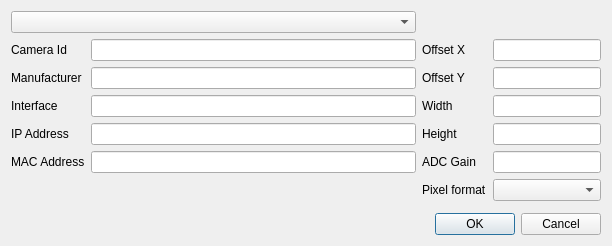
<?xml version="1.0" encoding="UTF-8"?>
<ui version="4.0">
 <class>CameraDialog</class>
 <widget class="QDialog" name="CameraDialog">
  <property name="geometry">
   <rect>
    <x>0</x>
    <y>0</y>
    <width>612</width>
    <height>246</height>
   </rect>
  </property>
  <property name="windowTitle">
   <string>JAI camera settings</string>
  </property>
  <layout class="QGridLayout" name="gridLayout" columnstretch="1,0">
   <item row="0" column="0">
    <widget class="QComboBox" name="cameraComboBox"/>
   </item>
   <item row="2" column="0" colspan="2">
    <widget class="QDialogButtonBox" name="buttonBox">
     <property name="standardButtons">
      <set>QDialogButtonBox::Cancel|QDialogButtonBox::Ok</set>
     </property>
    </widget>
   </item>
   <item row="1" column="0">
    <layout class="QFormLayout" name="formLayout">
     <property name="fieldGrowthPolicy">
      <enum>QFormLayout::AllNonFixedFieldsGrow</enum>
     </property>
     <item row="0" column="0">
      <widget class="QLabel" name="cameraIdLabel">
       <property name="text">
        <string>Camera Id</string>
       </property>
       <property name="buddy">
        <cstring>cameraIdLineEdit</cstring>
       </property>
      </widget>
     </item>
     <item row="1" column="0">
      <widget class="QLabel" name="manufacturerLabel">
       <property name="text">
        <string>Manufacturer</string>
       </property>
       <property name="buddy">
        <cstring>manufacturerLineEdit</cstring>
       </property>
      </widget>
     </item>
     <item row="1" column="1">
      <widget class="QLineEdit" name="manufacturerLineEdit">
       <property name="readOnly">
        <bool>true</bool>
       </property>
      </widget>
     </item>
     <item row="2" column="0">
      <widget class="QLabel" name="interfaceLabel">
       <property name="text">
        <string>Interface</string>
       </property>
       <property name="buddy">
        <cstring>interfaceLineEdit</cstring>
       </property>
      </widget>
     </item>
     <item row="2" column="1">
      <widget class="QLineEdit" name="interfaceLineEdit">
       <property name="readOnly">
        <bool>true</bool>
       </property>
      </widget>
     </item>
     <item row="3" column="0">
      <widget class="QLabel" name="ipAddressLabel">
       <property name="text">
        <string>IP Address</string>
       </property>
       <property name="buddy">
        <cstring>ipAddressLineEdit</cstring>
       </property>
      </widget>
     </item>
     <item row="3" column="1">
      <widget class="QLineEdit" name="ipAddressLineEdit">
       <property name="readOnly">
        <bool>true</bool>
       </property>
      </widget>
     </item>
     <item row="4" column="0">
      <widget class="QLabel" name="macAddressLabel">
       <property name="text">
        <string>MAC Address</string>
       </property>
       <property name="buddy">
        <cstring>macAddressLineEdit</cstring>
       </property>
      </widget>
     </item>
     <item row="4" column="1">
      <widget class="QLineEdit" name="macAddressLineEdit">
       <property name="readOnly">
        <bool>true</bool>
       </property>
      </widget>
     </item>
     <item row="0" column="1">
      <widget class="QLineEdit" name="cameraIdLineEdit">
       <property name="readOnly">
        <bool>true</bool>
       </property>
      </widget>
     </item>
    </layout>
   </item>
   <item row="1" column="1">
    <layout class="QFormLayout" name="formLayout_2">
     <property name="fieldGrowthPolicy">
      <enum>QFormLayout::AllNonFixedFieldsGrow</enum>
     </property>
     <item row="0" column="0">
      <widget class="QLabel" name="offsetXLabel">
       <property name="text">
        <string>Offset X</string>
       </property>
       <property name="buddy">
        <cstring>offsetXLineEdit</cstring>
       </property>
      </widget>
     </item>
     <item row="0" column="1">
      <widget class="QLineEdit" name="offsetXLineEdit"/>
     </item>
     <item row="1" column="0">
      <widget class="QLabel" name="offsetYLabel">
       <property name="text">
        <string>Offset Y</string>
       </property>
       <property name="buddy">
        <cstring>offsetYLineEdit</cstring>
       </property>
      </widget>
     </item>
     <item row="1" column="1">
      <widget class="QLineEdit" name="offsetYLineEdit"/>
     </item>
     <item row="2" column="0">
      <widget class="QLabel" name="widthLabel">
       <property name="text">
        <string>Width</string>
       </property>
       <property name="buddy">
        <cstring>widthLineEdit</cstring>
       </property>
      </widget>
     </item>
     <item row="2" column="1">
      <widget class="QLineEdit" name="widthLineEdit"/>
     </item>
     <item row="3" column="0">
      <widget class="QLabel" name="heightLabel">
       <property name="text">
        <string>Height</string>
       </property>
       <property name="buddy">
        <cstring>heightLineEdit</cstring>
       </property>
      </widget>
     </item>
     <item row="3" column="1">
      <widget class="QLineEdit" name="heightLineEdit"/>
     </item>
     <item row="4" column="0">
      <widget class="QLabel" name="adcGainLabel">
       <property name="text">
        <string>ADC Gain</string>
       </property>
       <property name="buddy">
        <cstring>adcGainLineEdit</cstring>
       </property>
      </widget>
     </item>
     <item row="4" column="1">
      <widget class="QLineEdit" name="adcGainLineEdit"/>
     </item>
     <item row="5" column="0">
      <widget class="QLabel" name="pixelFormatLabel">
       <property name="text">
        <string>Pixel format</string>
       </property>
       <property name="buddy">
        <cstring>pixelFormatComboBox</cstring>
       </property>
      </widget>
     </item>
     <item row="5" column="1">
      <widget class="QComboBox" name="pixelFormatComboBox"/>
     </item>
    </layout>
   </item>
  </layout>
 </widget>
 <tabstops>
  <tabstop>cameraComboBox</tabstop>
  <tabstop>cameraIdLineEdit</tabstop>
  <tabstop>manufacturerLineEdit</tabstop>
  <tabstop>interfaceLineEdit</tabstop>
  <tabstop>ipAddressLineEdit</tabstop>
  <tabstop>macAddressLineEdit</tabstop>
  <tabstop>offsetXLineEdit</tabstop>
  <tabstop>offsetYLineEdit</tabstop>
  <tabstop>widthLineEdit</tabstop>
  <tabstop>heightLineEdit</tabstop>
  <tabstop>adcGainLineEdit</tabstop>
  <tabstop>pixelFormatComboBox</tabstop>
  <tabstop>buttonBox</tabstop>
 </tabstops>
 <resources/>
 <connections>
  <connection>
   <sender>buttonBox</sender>
   <signal>rejected()</signal>
   <receiver>CameraDialog</receiver>
   <slot>reject()</slot>
   <hints>
    <hint type="sourcelabel">
     <x>602</x>
     <y>236</y>
    </hint>
    <hint type="destinationlabel">
     <x>641</x>
     <y>203</y>
    </hint>
   </hints>
  </connection>
 </connections>
</ui>
